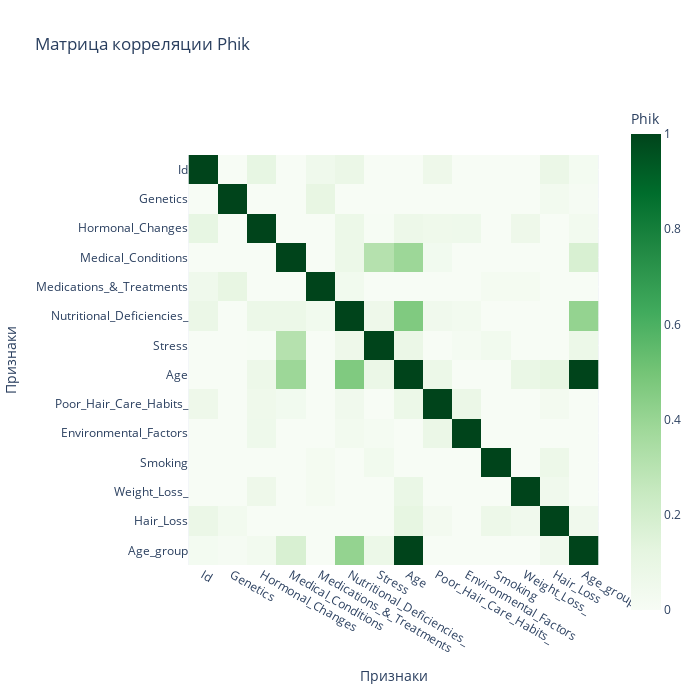

This figure's notebook cell:
### Code cell
phik_corr = df_forAnalisys.phik_matrix()

fig = px.imshow(
    phik_corr.values,
    x=phik_corr.columns,
    y=phik_corr.index,
    color_continuous_scale='Greens',
    title='Матрица корреляции Phik',
    labels=dict(x="Признаки", y="Признаки", color="Phik")
)

fig.update_layout(width=700, height=700)
fig.show()

### Figure 1 — Plotly figure (JSON) as saved in the notebook; plotly's stock layout.template omitted (floating-point values rounded to 4 significant figures; data arrays with more than 128 entries replaced by an {"elided": "..."} marker saying what was removed)
{"data": [{"coloraxis": "coloraxis", "hovertemplate": "Признаки: %{x}<br>Признаки: %{y}<br>Phik: %{z}<extra></extra>", "name": "0", "type": "heatmap", "x": ["Id", "Genetics", "Hormonal_Changes", "Medical_Conditions", "Medications_&_Treatments", "Nutritional_Deficiencies_", "Stress", "Age", "Poor_Hair_Care_Habits_", "Environmental_Factors", "Smoking", "Weight_Loss_", "Hair_Loss", "Age_group"], "xaxis": "x", "y": ["Id", "Genetics", "Hormonal_Changes", "Medical_Conditions", "Medications_&_Treatments", "Nutritional_Deficiencies_", "Stress", "Age", "Poor_Hair_Care_Habits_", "Environmental_Factors", "Smoking", "Weight_Loss_", "Hair_Loss", "Age_group"], "yaxis": "y", "z": {"elided": "14x14 float values"}}], "layout": {"coloraxis": {"colorbar": {"title": {"text": "Phik"}}, "colorscale": [[0, "rgb(247,252,245)"], [0.125, "rgb(229,245,224)"], [0.25, "rgb(199,233,192)"], [0.375, "rgb(161,217,155)"], [0.5, "rgb(116,196,118)"], [0.625, "rgb(65,171,93)"], [0.75, "rgb(35,139,69)"], [0.875, "rgb(0,109,44)"], [1, "rgb(0,68,27)"]]}, "height": 700, "title": {"text": "Матрица корреляции Phik"}, "width": 700, "xaxis": {"anchor": "y", "autorange": true, "constrain": "domain", "domain": [0, 1], "range": [-0.5, 13.5], "scaleanchor": "y", "title": {"text": "Признаки"}, "type": "category"}, "yaxis": {"anchor": "x", "autorange": true, "constrain": "domain", "domain": [0.1058, 0.8942], "range": [13.5, -0.5], "title": {"text": "Признаки"}, "type": "category"}}}
